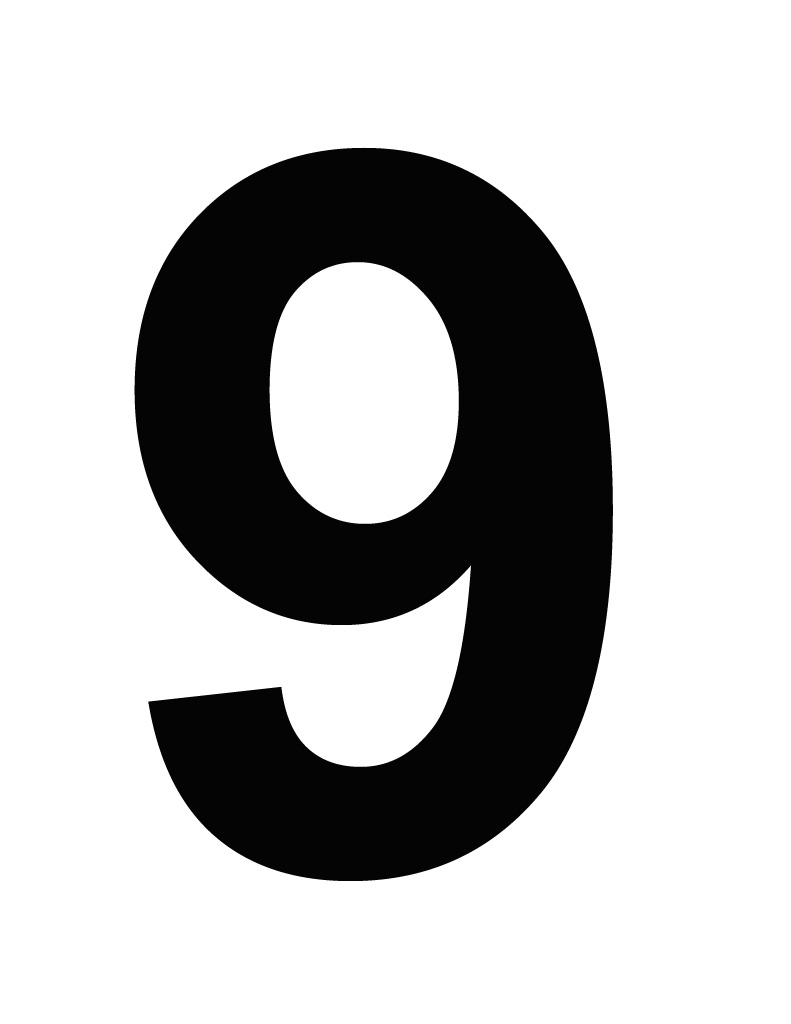
#> input picture 9.jpg, 791 x 1024 px
$ python main.py
#> lines starting #> are read from the running program, lines starting #| are printed output that depends on the picture; long printed decimals are rounded
### neural_net.py
from fc_layer import fc_layer
from relu_activation import relu_activation
import numpy as np

class neural_net:
    def __init__(self, layer_dim):
        self.layer_dim = layer_dim
        self.layers = []


    def create_layers(self):
        for i in range(len(self.layer_dim) - 1):
            self.layers.append(fc_layer(self.layer_dim[i], self.layer_dim[i+1]))
            self.layers.append(relu_activation())

    def init_params(self):
        for layer in self.layers:
            if layer.name == "FC":
                layer.init_params()

    def feed_forward(self, input_data):
        output = input_data

        for layer in self.layers:
            output = layer.feed_forward(output)

        return output

    def backpropagation(self, dL_dY):
        dL_dZ = dL_dY
        for layer in reversed(self.layers):
            dL_dZ = layer.backpropagation(dL_dZ)
        return dL_dZ

    def descent_gradient(self,X, y, learning_rate , num_iterations):
        for iteration in range(num_iterations):
            predictions = self.feed_forward(X)
            loss = np.power((predictions - y),2)
            self.backpropagation(loss)

            for layer in self.layers:
                if layer.name == "FC":
                    layer.weights -= learning_rate * layer.dL_dW

            print(f"Iteration {iteration}, Loss: {np.sum(loss)}")

        return predictions

### fc_layer.py
import numpy as np

class fc_layer:
    def __init__(self, in_size, out_size):
        self.weights = np.zeros((out_size, in_size+1))
        self.name = "FC"
        self.dL_dW = None
        self.Z = None


    def init_params(self):
        self.weights = np.random.normal(0, 1, self.weights.shape)
        return self.weights

    def feed_forward(self, in_matrix):
        self.Z = np.concatenate((np.ones((1,in_matrix.shape[1])),in_matrix),axis=0)
        Y = np.dot(self.weights,self.Z)
        return Y

# shape of in_matrix = (num_features, batch_size)

    def backpropagation(self, dL_dY):
        self.dL_dW = np.dot(dL_dY, self.Z.T)
        dL_dZ =  np.dot(self.weights.T, dL_dY)
        return dL_dZ[1:]

### relu_activation.py
import numpy as np

class relu_activation:
    def __init__(self):
        self.name = "relu"
        self.Z = None

    def feed_forward(self, in_matrix):
        self.Z = in_matrix
        return np.maximum(0, self.Z)

    def backpropagation(self,dL_dY):
        return dL_dY * (self.Z > 0)

### main.py
import cv2
import numpy as np
from neural_net import neural_net

image = cv2.imread("9.jpg",0)/255
#> image: shape (1024, 791) float64; min 0, max 1, mean 0.741
image = cv2.resize(image, (100,100))
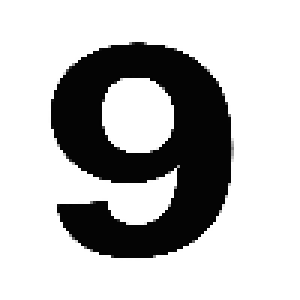
#> image: shape (100, 100) float64 (shown 3 times larger); min 0.00298, max 1, mean 0.741
flatten_image = image.flatten()
#> flatten_image = 10000 values, max 1 at index 0, min 0.00298 at index 8127, mean 0.741


layer_dims = [len(flatten_image), 1 ,len(flatten_image)]
#> layer_dims = [10000, 1, 10000]

# Initialize the neural network
net = neural_net(layer_dims)

X = flatten_image.reshape(-1, 1)
#> X has the same summary as flatten_image
Y = np.flip(flatten_image.reshape(-1, 1))
#> Y = 10000 values, max 1 at index 0, min 0.00298 at index 1872, mean 0.741


print(X.shape)
#| (10000, 1)

# Initialize network parameters
net.create_layers()
#> the loop in create_layers, `for i in range(len(self.layer_dim) - 1):` made 2 passes
#> after the loop in create_layers, `for i in range(len(self.layer_dim) - 1):`: self.layers = 4 items
net.init_params()
#> the loop in init_params, `for layer in self.layers:` made 4 passes

# Step 1: Feedforward
output = net.feed_forward(X)
#> in feed_forward, `output = input_data`: output has the same summary as flatten_image outside feed_forward
#> the loop in feed_forward, `for layer in self.layers:` made 4 passes
#> output on pass 1: [-163.4]
#> output on pass 2: [0]
#> after the loop in feed_forward, `for layer in self.layers:`: output = 10000 values, max 3.64 at index 5967, min 0 at index 0, mean 0.393

#show the output image
output_image = output.reshape(image.shape)
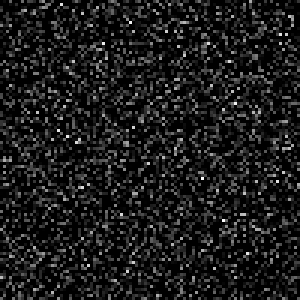
#> output_image: shape (100, 100) float64 (shown 3 times larger); min 0, max 3.64, mean 0.393; drawn with min black and max white


# Step 3 : Training
prediction = net.descent_gradient(X,Y,0.001, 10000)
#> the loop in descent_gradient, `for iteration in range(num_iterations):` made 10000 passes
#| Iteration 0, Loss: 6502.747
#| Iteration 1, Loss: 6498.886
#| Iteration 2, Loss: 6495.049
#| Iteration 3, Loss: 6491.238
#| Iteration 4, Loss: 6487.455
#| Iteration 5, Loss: 6483.697
#| Iteration 6, Loss: 6479.964
#| Iteration 7, Loss: 6476.251
#> (further printed lines are left out)
#> prediction = 10000 values, max 1.1 at index 743, min 0 at index 0, mean 0.147

#show the predicted image after training
predicted_image = prediction.reshape(image.shape)
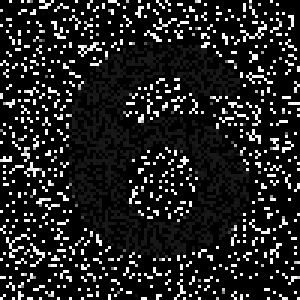
#> predicted_image: shape (100, 100) float64 (shown 3 times larger); min 0, max 1.1, mean 0.147; drawn with min black and max white


cv2.imshow("9", image)
cv2.imshow("Output Image", output_image)
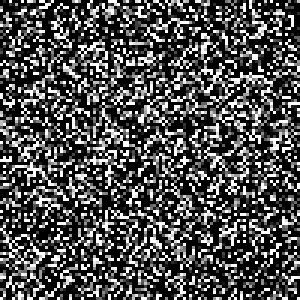
#> window 'Output Image': shape (100, 100) (shown 3 times larger); min 0, max 255, mean 79.3
cv2.imshow("Output Image After Training", predicted_image)


cv2.waitKey(0)
cv2.destroyAllWindows()
